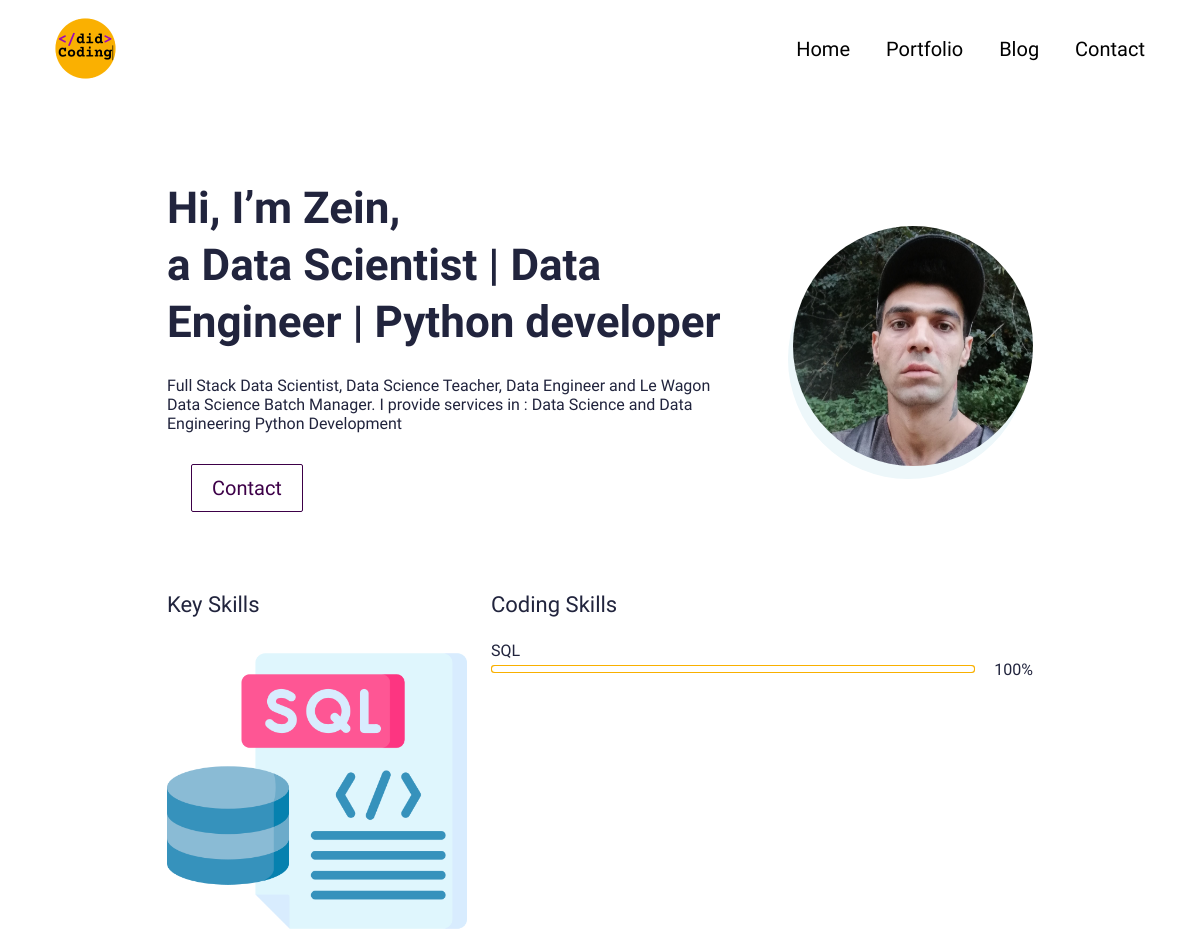
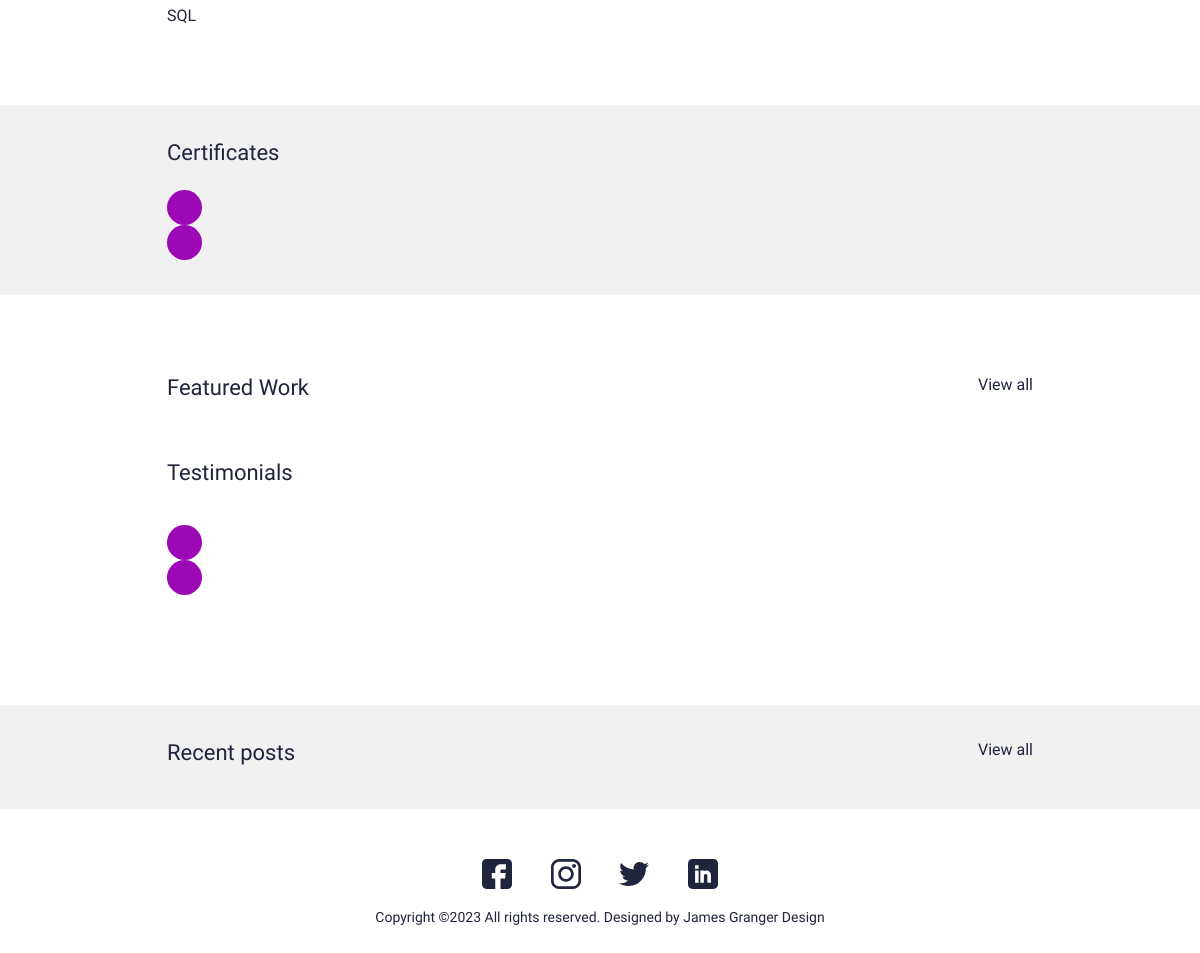
The page / on the database its author committed (2 pictures, top to bottom).
### main/models.py (models this page shows, shortened)
class UserProfile(models.Model):
    class Meta:
        verbose_name_plural = 'User Profiles'
        verbose_name = 'User Profile'
    user = models.OneToOneField(User, on_delete=models.CASCADE)
    avatar = models.ImageField(blank=True, null=True, upload_to="avatar")
    title = models.CharField(max_length=200, blank=True, null=True)
    bio = models.TextField(blank=True, null=True)
    skills = models.ManyToManyField(Skill, blank=True)
    cv = models.FileField(blank=True, null=True, upload_to="cv")

class Skill(models.Model):
    class Meta:
        verbose_name_plural = 'Skills'
        verbose_name = 'Skill'
    name = models.CharField(max_length=20, blank=True, null=True)
    score = models.IntegerField(default=80, blank=True, null=True)
    image = models.FileField(blank=True, null=True, upload_to="skills")
    is_key_skill = models.BooleanField(default=False)

### main/views.py (the view)
# urls.py: path('', views.IndexView.as_view(), name="home"),
class IndexView(generic.TemplateView):
	template_name = "main/index.html"
	def get_context_data(self, **kwargs):
		context = super().get_context_data(**kwargs)
		testimonials = Testimonial.objects.filter(is_active=True)
		education = Education.objects.filter(is_active=True)
		blogs = Blog.objects.filter(is_active=True)
		portfolio = Portfolio.objects.filter(is_active=True)
		context["testimonials"] = testimonials
		context["education"] = education
		context["blogs"] = blogs
		context["portfolio"] = portfolio
		return context

### resume_djn/context_processors.py (called while the page is built)
def project_context(request):
	context = {
		'me': User.objects.first(),
	}
	return context

### main/templates/main/index.html (shortened to what this page needs)
{% extends 'main/base.html' %}
{% load static %}
{% block content %}
<section>
  <div class="bannerSection">
    <div class="container">
      <div class="row g-4 g-md-3  align-items-center">
        <div class="col-md-auto order-md-last">
          <div class="bannerUserImg">
            <img src="{{me.userprofile.avatar.url}}" alt="{{me.first_name|title}} {{me.last_name|title}} avatar">
          </div>
        </div>
        <div class="col-md">
          <div class="bannerContent">
            <h1 class="xlTitle pb-3">Hi, I’m {{me.first_name|title}}, <br> a {{me.userprofile.title}} </br></h1>
            <p>{{me.userprofile.bio}}</p>
            <div class="bannerBtnCol">
              <div class="row">
                <div class="col-auto">
                </div>
                <div class="col-auto">
                  <a href="{% url 'main:contact' %}" class="btn btnOutline">Contact</a>
                </div>
              </div>
            </div>
          </div>
        </div>
      </div>
    </div>
  </div>
</section>
<section>
  <div class="sectionSpace pt-0">
    <div class="container">
      <div class="row">
        <div class="col-md-auto">
          <div class="keySkillCol">
            <h4 class="smTitle pb-3">Key Skills</h4>
            {% for sk in me.userprofile.skills.all %}
            {% if sk.is_key_skill %}
            <div class="keySkillCard">
              {% if sk.image %}
              <div class="ksIconCol">
                <img src="{{sk.image.url}}" alt="...">
              </div>
              {% endif %}
              <span class="ksText">{{sk.name}}</span>
            </div>
            {% endif %}
            {% endfor %}
          </div>
        </div>
        <div class="col-md">
          <h4 class="smTitle pb-3">Coding Skills</h4>
          <div class="progressCol">
            <div class="progressCard">
              {% for sk in me.userprofile.skills.all %}
              {% if sk.is_key_skill %}
              <div class="progressCol">
                <span class="progressLbl">{{sk.name}}</span>
                <div class="row g-2 align-items-center">
                  <div class="col">
                    <div class="progress progressStyle">
                      <div class="progress-bar" role="progressbar" style="width: {{sk.score}}%" aria-valuenow="{{sk.score}}" aria-valuemin="0" aria-valuemax="100"></div>
                    </div>
                  </div>
                  <div class="col-auto">
                    <span class="pLbl">{{sk.score}}%</span>
                  </div>
                </div>
              </div>
              {% endif %}
              {% endfor %}
            </div>
          </div>
        </div>
      </div>
    </div>
  </div>
</section>
<section>
  <div class="sectionSpaceSm lightBg">
    <div class="container">
      <div class="row pb-3">
        <div class="col">
          <h4 class="smText regular">Certificates</h4>
        </div>
      </div>
      <div class="sliderOuter">
        <div class="cert-swiper-button-next swiper-button-next swiperBtnStyle"></div>
        <div class="cert-swiper-button-prev swiper-button-prev swiperBtnStyle"></div>
      </div>
    </div>
  </div>
</section>
<section>
  <div class="sectionSpace">
    <div class="container">
      <div class="portfolioCol">
        <div class="row pb-3">
          <div class="col">
            <h4 class="smText regular">Featured Work</h4>
          </div>
          <div class="col-auto">
            <a href="{% url 'main:portfolios' %}" class="simpleLink">View all</a>
          </div>
        </div>
      </div>
      <div class="testimonialCol">
        <h4 class="smText regular d-block">Testimonials</h4>
        <div class="testimonialSlider">
          <div class="swiper testimonialSwiper">
            <div class="test-swiper-button-next swiper-button-next swiperBtnStyle"></div>
            <div class="test-swiper-button-prev swiper-button-prev swiperBtnStyle"></div>
          </div>
        </div>
      </div>
    </div>
  </div>
</section>
<section>
  <div class="sectionSpaceSm lightBg">
    <div class="container">
      <div class="row pb-3">
        <div class="col">
          <h4 class="smText regular">Recent posts</h4>
        </div>
        <div class="col-auto">
          <a href="{% url 'main:blogs' %}" class="simpleLink">View all</a>
        </div>
      </div>
    </div>
  </div>
</section>
{% endblock %}

### main/templates/main/base.html (shortened to what this page needs)
{% load static %}
<!doctype html>
<html lang="en">
  <head>
    <link href="{% static 'css/bootstrap.min.css' %}" rel="stylesheet">
    <link rel="stylesheet" href="https://unpkg.com/swiper@7.0.5/swiper-bundle.min.css">
    <link href="{% static 'css/style.css' %}" rel="stylesheet">
  </head>
  <body>
    {% include 'main/partials/nav.html' %}
    {% block content %}
    {% endblock %}
    {% include 'main/partials/footer.html' %}
  </body>
</html>

### main/templates/main/partials/nav.html (shortened to what this page needs)
{% load static %}
<header>
    <div class="headerCol">
    <div class="container-fluid">
        <div class="row align-items-center">
        <div class="col-auto">
            <div class="logoCol"><a href="{% url 'main:home' %}"><img src="{% static 'images/logo.png' %}" alt="..."></a></div>
        </div>
        <div class="col">
            <div class="navCollapseCol">
            <div class="navCol">
                <ul>
                <li><a href="{%url 'main:home'%}">Home</a></li>
                <li><a href="{%url 'main:portfolios' %}">Portfolio</a></li>
                <li><a href="{% url 'main:blogs' %}">Blog</a></li>
                <li><a href="{%url 'main:contact'%}">Contact</a></li>
                </ul>
            </div>
            </div>
        </div>
        </div>
    </div>
    </div>
</header>

### main/templates/main/partials/footer.html
{% load static %}
<footer>
    <div class="footerCol">
    <div class="container">
        <ul class="socialCol">
        <li><a href="javascript:void(0)"><img src="{% static 'images/fb.svg' %}" alt="..."></a></li>
        <li><a href="javascript:void(0)"><img src="{% static 'images/insta.svg' %}" alt="..."></a></li>
        <li><a href="javascript:void(0)"><img src="{% static 'images/twitter.svg' %}" alt="..."></a></li>
        <li><a href="javascript:void(0)"><img src="{% static 'images/linkedin.svg' %}" alt="..."></a></li>
        </ul>
        <div class="copyrightCol">
        <p>Copyright ©{% now 'Y' %} All rights reserved. Designed by <a href="https://jamesgrangerdesign.co.uk/" target="_blank">James Granger Design</a></p>
        </div>
    </div>
    </div>
</footer>

### static/css/style.css (style rules this page uses)
:root { --primaryColor: #9C07B6; --primaryDarkColor: #3D0048; --primaryHoverColor: #900AA8; --secondaryColor: #F9B000; --baseColor: #21243D; --baseFont: 'Heebo', sans-serif; --titleFont: 'Courier Prime', monospace; --regular: 400; --medium: 500; --bold: 700; --black: 900; --lightBg: #F1F1F1; }
html { scroll-behavior: smooth; }
body { font-family: var(--baseFont); color: var(--baseColor); line-height: normal; }
ul { margin: 0; padding: 0; list-style-type: none; }
img { max-width: 100%; }
a { color: inherit; }
a, .btn { -webkit-transition: all 300ms ease-in-out 0s; -o-transition: all 300ms ease-in-out 0s; transition: all 300ms ease-in-out 0s; text-decoration: none; }
.lightBg { background-color: var(--lightBg); }
.btn { font-size: 20px; font-weight: var(--medium); padding: 8px 20px; border-radius: 2px; }
.btnOutline { border: 1px solid var(--primaryDarkColor); color: var(--primaryDarkColor); }
.xlTitle { font-size: 44px; line-height: 1.3; font-weight: var(--bold); font-family: var(--titleFont) }
.smTitle { font-size: 22px; line-height: normal; font-weight: var(--regular); font-family: var(--titleFont) }
.smText { font-size: 22px; }
.regular { font-weight: var(--regular); }
.headerCol { background-color: var(--bs-white); padding: 18px 0; -webkit-transition: all 300ms ease-in-out 0s; -o-transition: all 300ms ease-in-out 0s; transition: all 300ms ease-in-out 0s; position: fixed; z-index: 99; left: 0; right: 0; top: 0; }
.navCol { text-align: right; }
.navCol a { font-size: 20px; color: #000; font-weight: var(--medium); display: inline-block; position: relative; }
.navCol a::before { content: ""; position: absolute; left: 50%; right: 50%; bottom: 0; height: 2px; border-radius: 2px; background-color: var(--primaryColor); -webkit-transition: all 500ms ease-in-out 0s; -o-transition: all 500ms ease-in-out 0s; transition: all 500ms ease-in-out 0s; opacity: 0; }
.navCol li { display: inline-block; }
.navCol li + li { padding-left: 32px; }
.bannerSection { padding: 180px 0 80px; }
.bannerUserImg { margin-left: 30px; width: 240px; height: 240px; border-radius: 50%; position: relative; }
.bannerUserImg img { width: 100%; height: 100%; -o-object-fit: cover; object-fit: cover; border-radius: 50%; position: relative; }
.bannerUserImg::before { content: ""; position: absolute; left: -5px; top: 13px; width: 100%; height: 100%; background-color: #EDF7FA; border-radius: 50%; }
.bannerBtnCol { padding-top: 15px; }
.sectionSpace { padding: 80px 0; }
.sectionSpaceSm { padding: 35px 0; }
.ksText { display: block; padding-top: 10px; }
.keySkillCol { width: 300px; }
.pLbl { display: block; width: 50px; text-align: right; }
.progress.progressStyle { height: 8px; padding: 1px; background-color: var(--secondaryColor); border-radius: 3px; }
.progressStyle .progress-bar { background-color: #fff; border-radius: 3px; }
.sliderOuter { position: relative; }
.sliderOuter .swiper-button-next.swiperBtnStyle { right: -50px; }
.sliderOuter .swiper-button-prev.swiperBtnStyle { left: -50px; }
.testimonialCol { padding-top: 35px; }
.swiperBtnStyle { width: 35px; height: 35px; color: #fff; background-color: var(--primaryColor); border-radius: 50%; }
.swiper-button-next.swiperBtnStyle::after, .swiper-button-prev.swiperBtnStyle::after { font-size: 16px; }
.swiperBtnStyle.swiper-button-prev { left: 2px; }
.swiperBtnStyle.swiper-button-next { right: 2px; }
.testimonialSlider { padding: 30px 0; }
.footerCol { padding: 50px 0; text-align: center; }
.socialCol li { display: inline-block; }
.socialCol li + li { padding-left: 35px; }
.socialCol img { max-width: 30px; max-height: 30px; -o-object-fit: contain; object-fit: contain; }
.copyrightCol { padding: 20px 0 0; font-size: 14px; }
.copyrightCol p { margin: 0; }
@media (min-width:992px) { .container, .container-lg, .container-md, .container-sm, .container-xl, .container-xxl { max-width: 890px; } }
@media (min-width:992px) { .headerCol .container-fluid { padding-left: 30px; padding-right: 30px; } }
@media (min-width:1200px) { .headerCol .container-fluid { padding-left: 55px; padding-right: 55px; } }

### rows shown on the page
Skill: image (picture), name "SQL", score "100"

### other values the page prints
{{ me.first_name|title }} "Zein"
{{ me.userprofile.title }} "Data Scientist | Data Engineer | Python developer"
{{ me.userprofile.bio }} "Full Stack Data Scientist, Data Science Teacher, Data Engineer and Le Wagon Data Science Batch Manager. I provide services in : Data Science and Data Engineering Python Development"
